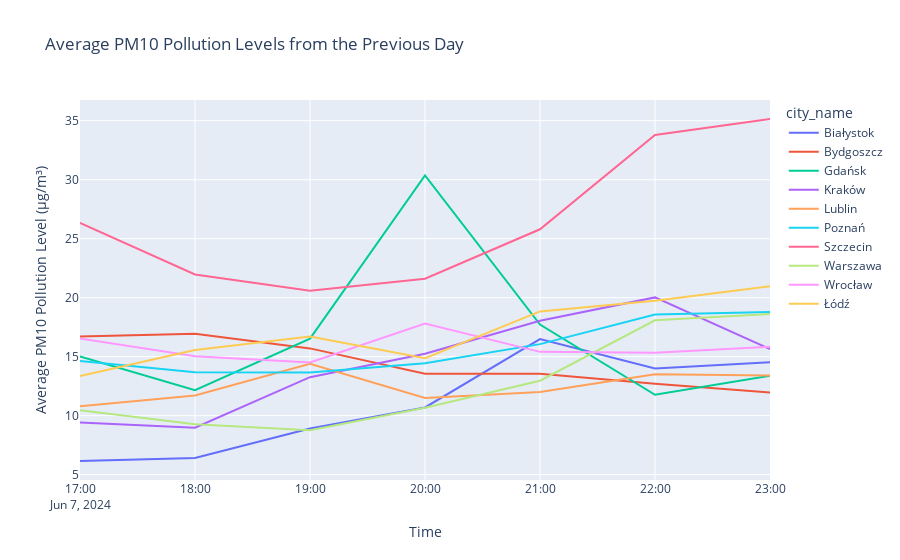

The notebook cell saved with this chart:
### Markdown cell above
**PM10 Pollution Levels In The 10 Largest Cities In Poland**

### Code cell
stations_df = pd.read_sql_query("SELECT station_id, city_id, name, latitude, longitude FROM stations;", conn)
cities_df = pd.read_sql_query("SELECT city_id, name FROM cities;", conn)

cities_of_interest = ["Warszawa", "Kraków", "Wrocław", "Łódź", "Poznań", 
                      "Gdańsk", "Szczecin", "Lublin", "Bydgoszcz", "Białystok"]

filtered_cities_df = cities_df[cities_df['name'].isin(cities_of_interest)]
filtered_stations_df = stations_df[stations_df['city_id'].isin(filtered_cities_df['city_id'])]

one_day_ago = (datetime.datetime.now() - datetime.timedelta(days=1)).strftime('%Y-%m-%d')
measurements_query = f"""
    SELECT s.city_id, c.name AS city_name, am.date_time, am.value
    FROM actual_measurements am
    JOIN sensors se ON am.sensor_id = se.sensor_id
    JOIN stations s ON se.station_id = s.station_id
    JOIN cities c ON s.city_id = c.city_id
    JOIN params p ON se.param_id = p.param_id
    WHERE DATE(am.date_time) = DATE('{one_day_ago}')
      AND p.code = 'PM10'
      AND s.city_id IN ({','.join(map(str, filtered_cities_df['city_id'].tolist()))})
"""

measurements_df = pd.read_sql_query(measurements_query, conn)

cur.close()
conn.close()

measurements_df['date_time'] = pd.to_datetime(measurements_df['date_time'])
measurements_df['value'] = pd.to_numeric(measurements_df['value'], errors='coerce')
average_data = measurements_df.groupby(['city_name', pd.Grouper(key='date_time', freq='H')])['value'].mean().reset_index()

fig = px.line(average_data, x='date_time', y='value', color='city_name', title='Average PM10 Pollution Levels from the Previous Day')
fig.update_layout(xaxis_title='Time', yaxis_title='Average PM10 Pollution Level (µg/m³)', hovermode='closest')

fig.show()

### Figure 1 — Plotly figure (JSON) as saved in the notebook; plotly's stock layout.template omitted (floating-point values rounded to 4 significant figures)
{"data": [{"hovertemplate": "city_name=Białystok<br>date_time=%{x}<br>value=%{y}<extra></extra>", "legendgroup": "Białystok", "line": {"color": "#636efa", "dash": "solid"}, "marker": {"symbol": "circle"}, "mode": "lines", "name": "Białystok", "orientation": "v", "showlegend": true, "type": "scatter", "x": ["2024-06-07T17:00:00", "2024-06-07T18:00:00", "2024-06-07T19:00:00", "2024-06-07T20:00:00", "2024-06-07T21:00:00", "2024-06-07T22:00:00", "2024-06-07T23:00:00"], "xaxis": "x", "y": [6.153, 6.41, 8.91, 10.69, 16.49, 13.99, 14.53], "yaxis": "y"}, {"hovertemplate": "city_name=Bydgoszcz<br>date_time=%{x}<br>value=%{y}<extra></extra>", "legendgroup": "Bydgoszcz", "line": {"color": "#EF553B", "dash": "solid"}, "marker": {"symbol": "circle"}, "mode": "lines", "name": "Bydgoszcz", "orientation": "v", "showlegend": true, "type": "scatter", "x": ["2024-06-07T17:00:00", "2024-06-07T18:00:00", "2024-06-07T19:00:00", "2024-06-07T20:00:00", "2024-06-07T21:00:00", "2024-06-07T22:00:00", "2024-06-07T23:00:00"], "xaxis": "x", "y": [16.7, 16.95, 15.7, 13.55, 13.55, 12.7, 11.95], "yaxis": "y"}, {"hovertemplate": "city_name=Gdańsk<br>date_time=%{x}<br>value=%{y}<extra></extra>", "legendgroup": "Gdańsk", "line": {"color": "#00cc96", "dash": "solid"}, "marker": {"symbol": "circle"}, "mode": "lines", "name": "Gdańsk", "orientation": "v", "showlegend": true, "type": "scatter", "x": ["2024-06-07T17:00:00", "2024-06-07T18:00:00", "2024-06-07T19:00:00", "2024-06-07T20:00:00", "2024-06-07T21:00:00", "2024-06-07T22:00:00", "2024-06-07T23:00:00"], "xaxis": "x", "y": [15.03, 12.15, 16.53, 30.36, 17.72, 11.77, 13.39], "yaxis": "y"}, {"hovertemplate": "city_name=Kraków<br>date_time=%{x}<br>value=%{y}<extra></extra>", "legendgroup": "Kraków", "line": {"color": "#ab63fa", "dash": "solid"}, "marker": {"symbol": "circle"}, "mode": "lines", "name": "Kraków", "orientation": "v", "showlegend": true, "type": "scatter", "x": ["2024-06-07T17:00:00", "2024-06-07T18:00:00", "2024-06-07T19:00:00", "2024-06-07T20:00:00", "2024-06-07T21:00:00", "2024-06-07T22:00:00", "2024-06-07T23:00:00"], "xaxis": "x", "y": [9.417, 8.975, 13.26, 15.24, 18.05, 20.02, 15.63], "yaxis": "y"}, {"hovertemplate": "city_name=Lublin<br>date_time=%{x}<br>value=%{y}<extra></extra>", "legendgroup": "Lublin", "line": {"color": "#FFA15A", "dash": "solid"}, "marker": {"symbol": "circle"}, "mode": "lines", "name": "Lublin", "orientation": "v", "showlegend": true, "type": "scatter", "x": ["2024-06-07T17:00:00", "2024-06-07T18:00:00", "2024-06-07T19:00:00", "2024-06-07T20:00:00", "2024-06-07T21:00:00", "2024-06-07T22:00:00", "2024-06-07T23:00:00"], "xaxis": "x", "y": [10.8, 11.7, 14.4, 11.5, 12, 13.5, 13.4], "yaxis": "y"}, {"hovertemplate": "city_name=Poznań<br>date_time=%{x}<br>value=%{y}<extra></extra>", "legendgroup": "Poznań", "line": {"color": "#19d3f3", "dash": "solid"}, "marker": {"symbol": "circle"}, "mode": "lines", "name": "Poznań", "orientation": "v", "showlegend": true, "type": "scatter", "x": ["2024-06-07T17:00:00", "2024-06-07T18:00:00", "2024-06-07T19:00:00", "2024-06-07T20:00:00", "2024-06-07T21:00:00", "2024-06-07T22:00:00", "2024-06-07T23:00:00"], "xaxis": "x", "y": [14.63, 13.68, 13.65, 14.44, 16.06, 18.56, 18.79], "yaxis": "y"}, {"hovertemplate": "city_name=Szczecin<br>date_time=%{x}<br>value=%{y}<extra></extra>", "legendgroup": "Szczecin", "line": {"color": "#FF6692", "dash": "solid"}, "marker": {"symbol": "circle"}, "mode": "lines", "name": "Szczecin", "orientation": "v", "showlegend": true, "type": "scatter", "x": ["2024-06-07T17:00:00", "2024-06-07T18:00:00", "2024-06-07T19:00:00", "2024-06-07T20:00:00", "2024-06-07T21:00:00", "2024-06-07T22:00:00", "2024-06-07T23:00:00"], "xaxis": "x", "y": [26.34, 21.96, 20.59, 21.61, 25.8, 33.79, 35.15], "yaxis": "y"}, {"hovertemplate": "city_name=Warszawa<br>date_time=%{x}<br>value=%{y}<extra></extra>", "legendgroup": "Warszawa", "line": {"color": "#B6E880", "dash": "solid"}, "marker": {"symbol": "circle"}, "mode": "lines", "name": "Warszawa", "orientation": "v", "showlegend": true, "type": "scatter", "x": ["2024-06-07T17:00:00", "2024-06-07T18:00:00", "2024-06-07T19:00:00", "2024-06-07T20:00:00", "2024-06-07T21:00:00", "2024-06-07T22:00:00", "2024-06-07T23:00:00"], "xaxis": "x", "y": [10.46, 9.26, 8.76, 10.66, 12.96, 18.08, 18.62], "yaxis": "y"}, {"hovertemplate": "city_name=Wrocław<br>date_time=%{x}<br>value=%{y}<extra></extra>", "legendgroup": "Wrocław", "line": {"color": "#FF97FF", "dash": "solid"}, "marker": {"symbol": "circle"}, "mode": "lines", "name": "Wrocław", "orientation": "v", "showlegend": true, "type": "scatter", "x": ["2024-06-07T17:00:00", "2024-06-07T18:00:00", "2024-06-07T19:00:00", "2024-06-07T20:00:00", "2024-06-07T21:00:00", "2024-06-07T22:00:00", "2024-06-07T23:00:00"], "xaxis": "x", "y": [16.55, 15.03, 14.5, 17.81, 15.4, 15.33, 15.83], "yaxis": "y"}, {"hovertemplate": "city_name=Łódź<br>date_time=%{x}<br>value=%{y}<extra></extra>", "legendgroup": "Łódź", "line": {"color": "#FECB52", "dash": "solid"}, "marker": {"symbol": "circle"}, "mode": "lines", "name": "Łódź", "orientation": "v", "showlegend": true, "type": "scatter", "x": ["2024-06-07T17:00:00", "2024-06-07T18:00:00", "2024-06-07T19:00:00", "2024-06-07T20:00:00", "2024-06-07T21:00:00", "2024-06-07T22:00:00", "2024-06-07T23:00:00"], "xaxis": "x", "y": [13.37, 15.57, 16.7, 14.87, 18.83, 19.73, 20.97], "yaxis": "y"}], "layout": {"hovermode": "closest", "legend": {"title": {"text": "city_name"}, "tracegroupgap": 0}, "title": {"text": "Average PM10 Pollution Levels from the Previous Day"}, "xaxis": {"anchor": "y", "domain": [0, 1], "title": {"text": "Time"}}, "yaxis": {"anchor": "x", "domain": [0, 1], "title": {"text": "Average PM10 Pollution Level (µg/m³)"}}}}
